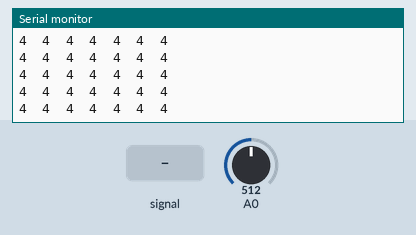
This sketch was run on a simulated Arduino Mega 2560, built with avr-gcc and run on an emulated ATmega2560. Shown: the last lines printed to the serial monitor. Inputs (shaded band) come from the test bench; at power-on: A0 = 512.

Above: at 1.2 s.
1.3 s: A0 fed a 200 Hz sine of ±81 counts around its level
At 2.2 s:
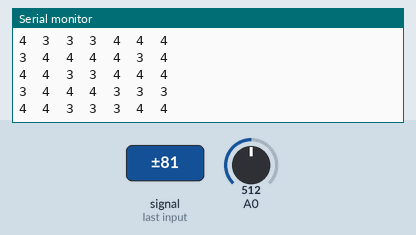
4.3 s: A0 set to 716
At 5.2 s:
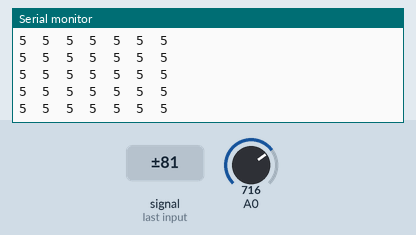
5.8 s: A0 set to 900
At 6.6 s:
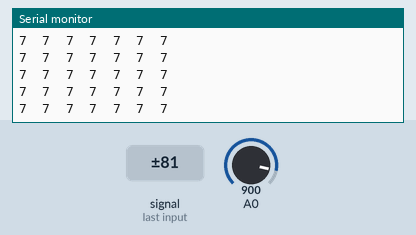
Timing chart, 0 to 8.8 s (numbered marks = the images above; inputs shaded):
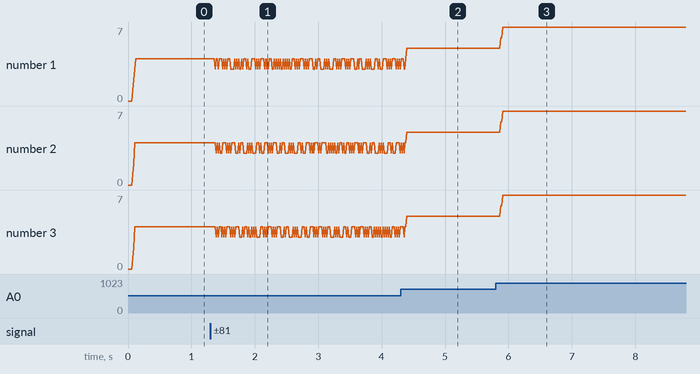

The sketch:

eqreader.ino
```cpp
#define RESET 11
#define STROBE 12

#define BANDS 7
#define LP_STEPS 16
#define BUCKETS 8

uint8_t measureIndex = 0;
uint8_t passIndex = 0;
uint16_t measurements[BANDS * LP_STEPS];

// not overly readable code, but shooting for efficency.
// resetState counts down from 3 at each strobe until 0.
// on 3 and 1 we can toggle reset, and when it hits 0
// we can start taking measurements.
uint8_t resetState = 3;

void setup() {
  // put your setup code here, to run once:

  pinMode(STROBE, OUTPUT);
  pinMode(RESET, OUTPUT);
  Serial.begin(9600);

  setupTimer();
}

ISR(TIMER3_COMPA_vect){
  // on strobe off, take measurement
  if (resetState == 3) {
    PORTB |= (1 << 5); // digitalWrite(RESET, HIGH);
  } else if (resetState == 1) {
    PORTB &= ~(1 << 5); // digitalWrite(RESET, LOW);
  }
  // toggle strobe
  PORTB ^= (1 << 6);

  if (resetState) {
    resetState--;
  }
}
ISR(TIMER3_COMPB_vect) {
  // if resetState is 0 and strobe is low
  if (!resetState && !(PORTB & (1 << 6))) {
    // take measurement
    measurements[(passIndex * BANDS) + measureIndex] = analogRead(A0);
    // increment measureIndex
    measureIndex = (measureIndex + 1) % BANDS;
    if (!measureIndex) {
      passIndex = (passIndex + 1) % LP_STEPS;
    }
  }
}

void loop() {
  // put your main code here, to run repeatedly:
//  Serial.print("Values: ");
  Serial.print(lowPass(0), DEC);
  Serial.print("\t");
  Serial.print(lowPass(1), DEC);
  Serial.print("\t");
  Serial.print(lowPass(2), DEC);
  Serial.print("\t");
  Serial.print(lowPass(3), DEC);
  Serial.print("\t");
  Serial.print(lowPass(4), DEC);
  Serial.print("\t");
  Serial.print(lowPass(5), DEC);
  Serial.print("\t");
  Serial.println(lowPass(6), DEC);
//  delay(10);
}

uint8_t lowPass(uint8_t bandIndex) {
  uint32_t sum = 0;
  for (uint8_t i = 0; i < LP_STEPS; i++) {
    sum += measurements[(i * BANDS) + bandIndex];
  }
//  return sum;
  return sum / LP_STEPS / (1024 / BUCKETS);
//  return sum / LP_STEPS;
}

void setupTimer() {
  // http://www.8bit-era.cz/arduino-timer-interrupts-calculator.html
  // TIMER 3 for interrupt frequency 5000 Hz:
  cli(); // stop interrupts
  TCCR3A = 0; // set entire TCCR1A register to 0
  TCCR3B = 0; // same for TCCR1B
  TCNT3  = 0; // initialize counter value to 0
  // set compare match register for 10000 Hz increments
  OCR3A = 3199; // = 16000000 / (1 * 5000) - 1 (must be <65536)
  OCR3B = 799;
  // turn on CTC mode
  TCCR3B |= (1 << WGM32);
  // Set CS32, CS31 and CS30 bits for 1 prescaler
  TCCR3B |= (0 << CS32) | (0 << CS31) | (1 << CS30);
  // enable timer compare interrupt
  TIMSK3 |= (1 << OCIE3A) | (1 << OCIE3B);
  sei(); // allow interrupts
}
```

Measured:
- after the input at 1.3 s, the serial monitor: prints a new line after 0.07 s (image 1)
- after the input at 4.3 s, the serial monitor: prints a new line after 0.07 s (image 2)
- after the input at 5.8 s, the serial monitor: prints a new line after 0.08 s (image 3)
- plotted number 1: 3 → 5 after the input at 4.3 s, 5 → 7 after the input at 5.8 s
- plotted number 2: 3 → 5 after the input at 4.3 s, 5 → 7 after the input at 5.8 s
- plotted number 3: 4 → 5 after the input at 4.3 s, 5 → 7 after the input at 5.8 s
